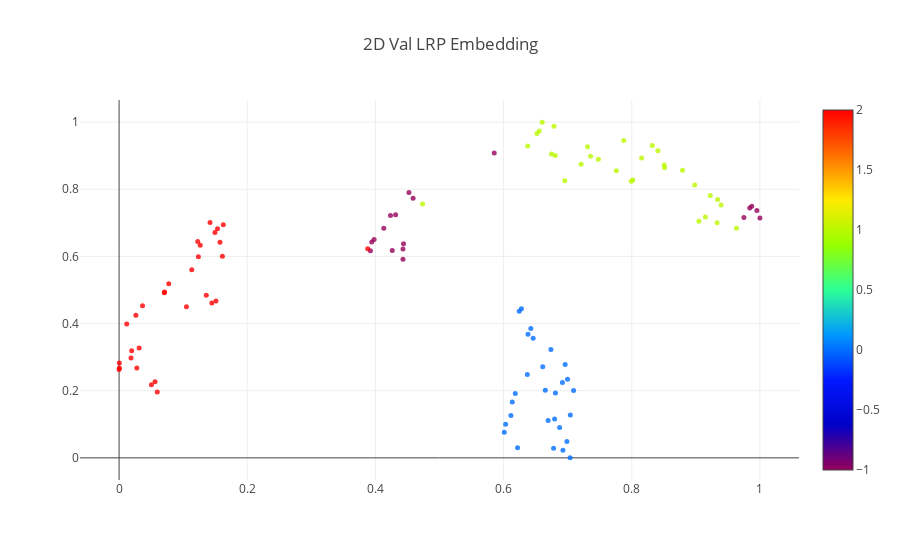

Notebook cell for this chart:
### Code cell
emb2d["marker"]["color"]=clusterer.labels_
emb2d["text"]=clusterer.labels_

data=[emb2d]

fig = go.Figure(data=data, layout=layout2d)
iplot(fig)
